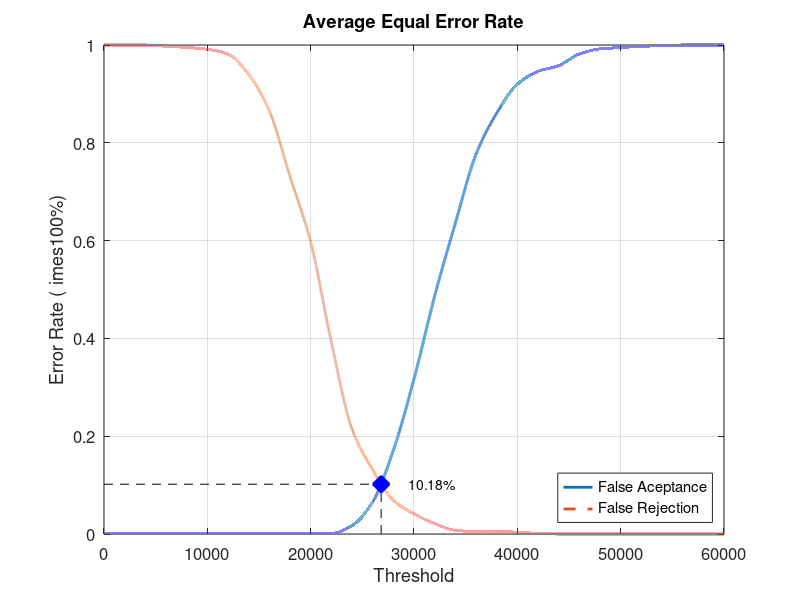
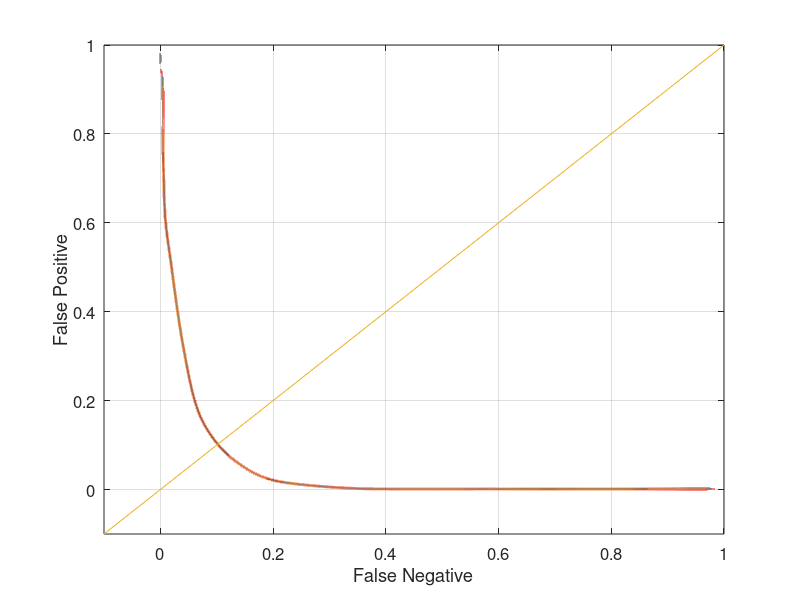

MATLAB code for these plots, in order:
close all;
clear;
clc;
x = 0:2000:60000;
xq = 0:0.5:60000;

y0 = [0 0.00131579 0.00131579 0.00131579 0.00131579 0.00131579 0.00131579 0.00131579 0.00131579 0.00131579 0.00131579 0.00131579 0.0171053 0.0657895 0.171053 0.317105 0.486842 0.635526 0.776316 0.860526 0.919737 0.946053 0.957895 0.981579 0.992105 0.994737 0.997368 0.998684 1 1 1]
yy0 = interp1(x, y0, xq, 'pchip');
y1 = [1 1 1 0.9975 0.995 0.99125 0.98125 0.94 0.865 0.73125 0.5975 0.3925 0.215 0.13125 0.06875 0.04125 0.02125 0.0075 0.005 0.005 0.00375 0.00125 0 0 0 0 0 0 0 0 0]
yy1 = interp1(x, y1, xq, 'pchip');

% Calculating EER: 
y2 = abs(y0 - y1);
find(y2 == min(y2))
yy2 = abs(yy0 - yy1);
xEER = find(yy2 == min(yy2));
xEERIndex = xq(xEER) % X-axis EER
yEER = yy0(xEER) % Y-axis EER

main = figure
plot(xq, yy0,'-','LineWidth', 2);	hold on
plot(xq, yy1,'--','LineWidth', 2);	hold on
plot([xEERIndex xEERIndex], [0 yEER], 'k--');	hold on
plot([0 xEERIndex], [yEER yEER], 'k--');	hold on
plot(xEERIndex, yEER, 'bx', 'LineWidth', 10);	hold on
text(xEERIndex + 10 * xEERIndex / 100, yEER, [num2str(round((10000 * yEER)) / 100) '%'])
legend('False Aceptance', 'False Rejection', 'Location', 'SouthEast')
xlabel('Threshold')
ylabel('Error Rate (	imes100%)')
title('Average Equal Error Rate')
set(gca, 'FontSize', 12)
axis([0 60000 0 1])
grid on

print(main, 'Experiment1AverageMain', '-dpng');
FNRxFPR = figure('Color', [1 1 1]);
plot(yy1, yy0, '-', yy1, yy0, 'LineWidth', 2);
hold on
y = -0.1:0.1:1
plot(y, y); 
set(gca, 'FontSize', 12)
xlabel('False Negative')
ylabel('False Positive')
axis([-0.1 1 -0.1 1])
set(gca, 'FontSize', 12)
grid on

print(FNRxFPR, 'Experiment1AverageFNRxFPR','-dpng');
